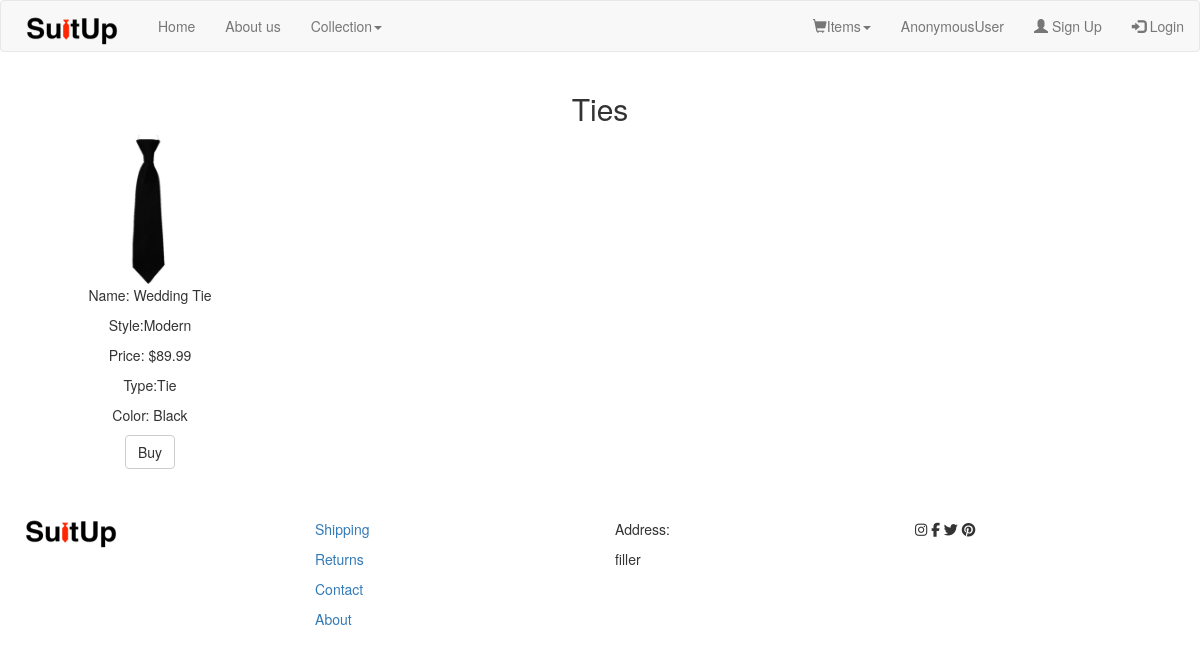
/tie/, run on an earlier commit of the app's database.
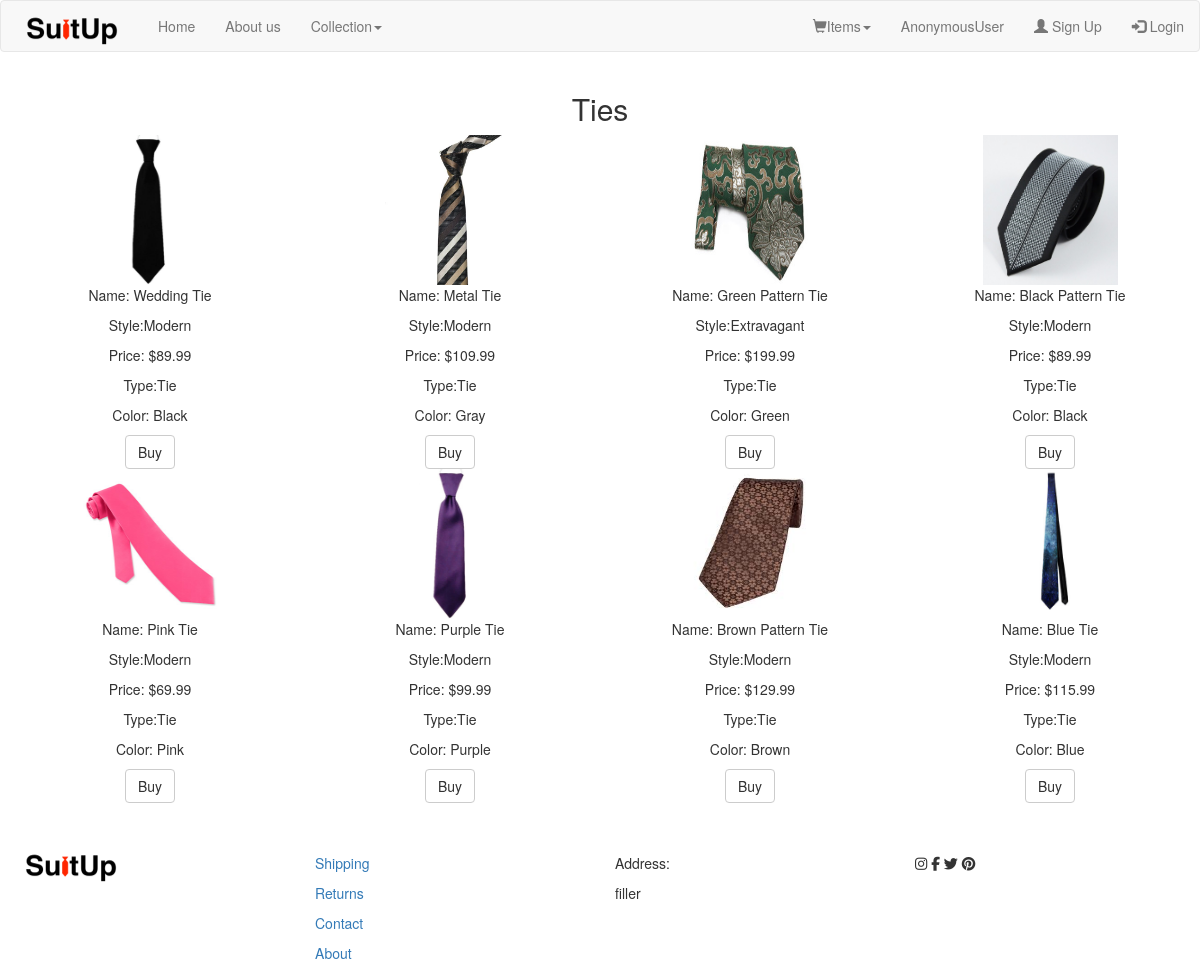
And on a later commit of the database.
### store_products/models.py (models this page shows, shortened)
class Product(models.Model):
    product_name = models.CharField(max_length=70)
    style = models.CharField(max_length=70)
    price = models.FloatField()
    type = models.CharField(max_length=15)
    color = models.CharField(max_length=15)
    favorite = models.BooleanField()
    display_rank = models.IntegerField()
    image_url = models.CharField(default='images/image', max_length=70)

### store_products/views.py (the view)
# urls.py: url(r'^tie/$', views.ties_view, name='ties'),
def ties_view(request):
    return products_serializer(request, 'Tie')

### store_products/views.py (called while the page is built)
def products_serializer(request, type):
    viewed_products = []
    product = type
    product = product.lower()
    for r in Product.objects.values_list('display_rank', flat=True).distinct():
        x = Product.objects.filter(type=type, display_rank=r)
        viewed_products.append(x)
    return render(request, ('store_products/{0}.html'.format(product)), {'products': viewed_products})

### store_products/templates/store_products/tie.html
{% extends "store_products/index.html" %}
{% load staticfiles %}
{% block content %}
<div class="container-fluid text-center">
	<div class="row">
	<h2>Ties</h2>
	</div>
	{% for product in products %}
	<div class="row">
		{% for details in product %}
		<div class="col-xs-3 text-center catalog">
			<img id="img{{details.id}}" class='stock' src="{% static details.image_url %}" />
			<p>Name: <span id="name{{details.id}}">{{details.product_name}}</span></p>
			<p>Style:<span>{{details.style}}</span></p>
			<p>Price: <span id="price{{details.id}}">${{details.price}}</span></p>
			<p>Type:<span>{{details.type}}</span></p>
			<p>Color: <span>{{details.color}}</span></p>
			<button class="btn btn-default buy" id="{{details.id}}">Buy</button>
		</div>
		{% endfor %}
	</div>
	{% endfor %}
</div>
{% endblock %}

What changed in the data, as far as the page shows it:
added Product: image_url (picture), product_name "Metal Tie", style "Modern", price "109.99", type "Tie", color "Gray"
added Product: image_url (picture), product_name "Green Pattern Tie", style "Extravagant", price "199.99", type "Tie", color "Green"
added Product: image_url (picture), product_name "Black Pattern Tie", style "Modern", price "89.99", type "Tie", color "Black"
added Product: image_url (picture), product_name "Pink Tie", style "Modern", price "69.99", type "Tie", color "Pink"
added Product: image_url (picture), product_name "Purple Tie", style "Modern", price "99.99", type "Tie", color "Purple"
added Product: image_url (picture), product_name "Brown Pattern Tie", style "Modern", price "129.99", type "Tie", color "Brown"
added Product: image_url (picture), product_name "Blue Tie", style "Modern", price "115.99", type "Tie", color "Blue"
